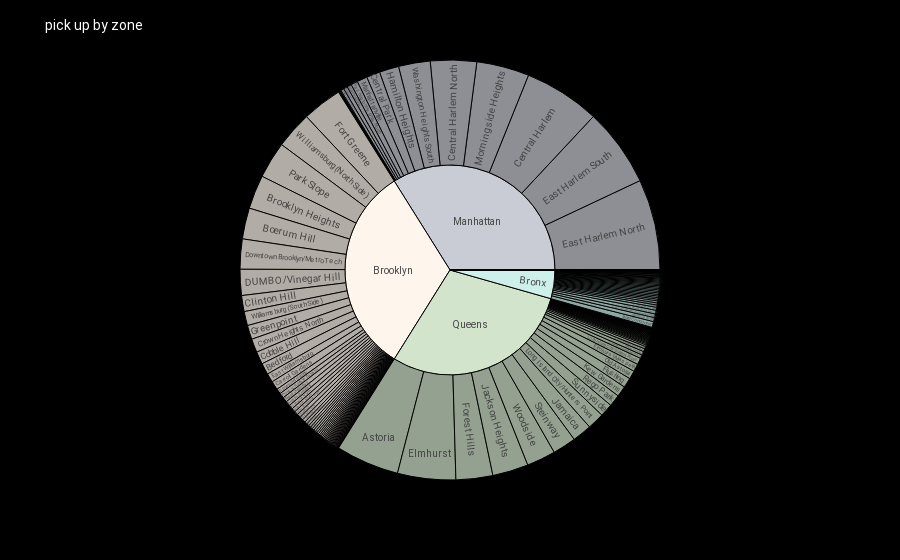

This figure's notebook cell:
### Markdown cell above
## Pick-up locations

### Code cell
df = trips.groupby(['puborough','puzone']).agg({'pickup_time':'count'}).reset_index()
fig = px.sunburst(df.reset_index(), path=['puborough', 'puzone'], values='pickup_time',color='puborough',
                  color_discrete_map={'Manhattan':'#C9CCD5', 'Bronx':'#CDF0EA', 'Queens':'#D3E4CD','Brooklyn':'#FEF5ED'})
fig.update_layout( hovermode = 'x', 
                  title="pick up by zone", font=dict(size = 10, color = 'white'), 
                  plot_bgcolor='black', paper_bgcolor='black',font_family="Roboto", title_font_family="Roboto" )
fig.show()

### Figure 1 — Plotly figure (JSON) as saved in the notebook; plotly's stock layout.template omitted (floating-point values rounded to 4 significant figures; data arrays with more than 128 entries replaced by an {"elided": "..."} marker saying what was removed)
{"data": [{"branchvalues": "total", "customdata": {"elided": "265x1 str values"}, "domain": {"x": [0, 1], "y": [0, 1]}, "hovertemplate": "labels=%{label}<br>pickup_time=%{value}<br>parent=%{parent}<br>id=%{id}<br>puborough=%{customdata[0]}<extra></extra>", "ids": {"elided": "265 str values"}, "labels": {"elided": "265 str values"}, "marker": {"colors": {"elided": "265 str values"}}, "name": "", "parents": {"elided": "265 str values"}, "type": "sunburst", "values": {"elided": "265 int values"}}], "layout": {"font": {"color": "white", "family": "Roboto", "size": 10}, "hovermode": "x", "legend": {"tracegroupgap": 0}, "margin": {"t": 60}, "paper_bgcolor": "black", "plot_bgcolor": "black", "title": {"font": {"family": "Roboto"}, "text": "pick up by zone"}}}
